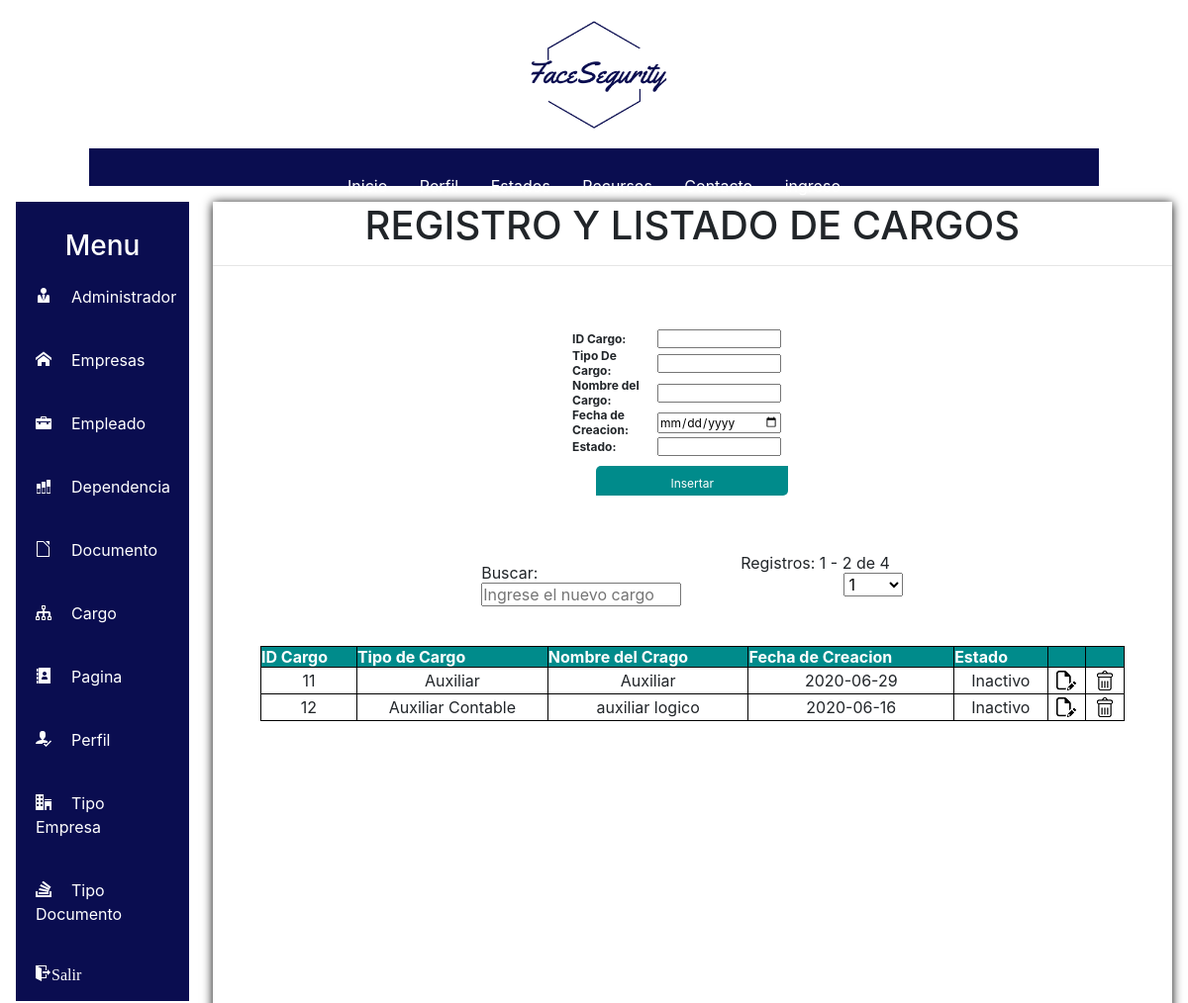
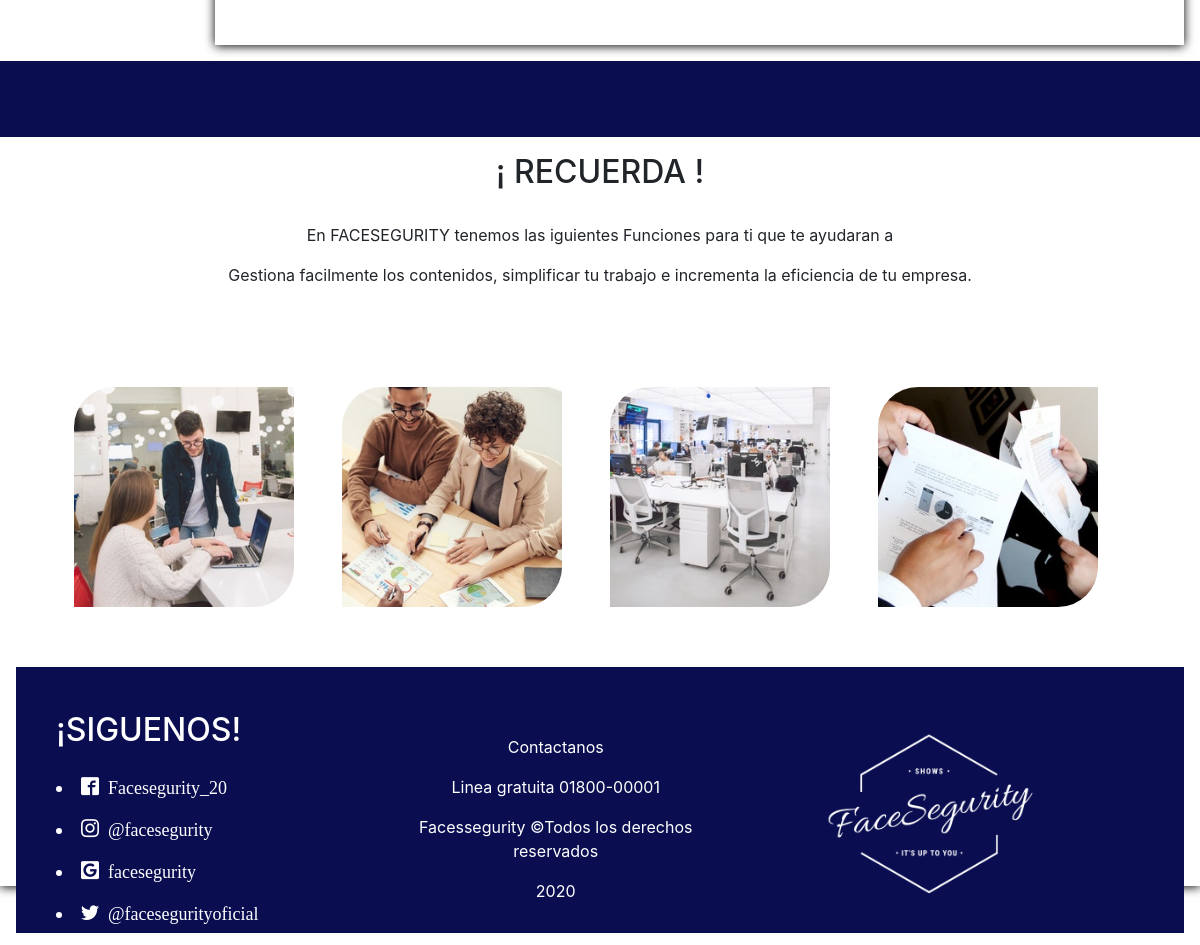
The app's page /SW_FACESEGURITY/home.php?pg=006 (signed in) with its own data (2 pictures, top to bottom).
### tables this page shows
CREATE TABLE `cargo` (
  `id_cargo` int(11) NOT NULL,
  `tip_cargo` varchar(30) NOT NULL,
  `nom_cargo` varchar(30) NOT NULL,
  `fec_cargo` date NOT NULL,
  `estado` varchar(30) NOT NULL
);

### SW_FACESEGURITY/modelo/mcargo.php (called while the page is built, shortened)
<?php
class mcargo{
	public function sel_cargo($filtro,$rvini,$rvfin){
		$resultado = null;
		$modelo = new conexion();
		$conexion = $modelo->get_conexion(); $sql = 'SELECT id_cargo, tip_cargo,nom_cargo,fec_cargo,estado FROM cargo';
		$sql .= ' LIMIT '.$rvini.', '.$rvfin.';';
		$result = $conexion->prepare($sql);
		$result->execute();
		while($f=$result->fetch()){
			$resultado[]=$f;
		}
		return $resultado;
	}
}
?>

### SW_FACESEGURITY/controlador/ccargo.php (the view, shortened to what this page needs)
<?php
include ("modelo/mcargo.php");
include ('modelo/mpaginacion.php');
	function form_registro($id_cargo){
		$txt = '';
		$txt .= '<div class="cuad">';
			$txt .= '<form name="frm1" action="#" method="POST">';
				$txt .= '<table>';
					$txt .= '<tr>';
						$txt .= '<th align="left">';
							$txt .= 'ID Cargo:';
						$txt .= '</th>';
						$txt .= '<td>';
							$txt .= '<input type="number" name="id_cargo" max="999999999999" value="'.$id_cargo.'"/>';
						$txt .= '</td>';
					$txt .= '</tr>';
					$txt .= '<tr>';
						$txt .= '<th align="left">';
							$txt .= 'Tipo De Cargo:';
						$txt .= '</th>';
						$txt .= '<td>';
							$txt .= '<input type="text" name="tip_cargo" maxlength="50" value="';
						$txt .= '"/>';
						$txt .= '</td>';
					$txt .= '</tr>';
					$txt .= '<tr>';
						$txt .= '<th align="left">';
							$txt .= 'Nombre del Cargo:';
						$txt .= '</th>';
						$txt .= '<td>';
							$txt .= '<input type="varchar" name="nom_cargo" maxlength="50" value="';
						$txt .= '"/>';
						$txt .= '</td>';
					$txt .= '</tr>';
					$txt .= '<tr>';
						$txt .= '<th align="left">';
							$txt .= 'Fecha de Creacion:';
						$txt .= '</th>';
						$txt .= '<td>';
							$txt .= '<input type="date" name="fec_cargo"  value="';
						$txt .= '"/>';
						$txt .= '</td>';
					$txt .= '</tr>';
					$txt .= '<tr>';
						$txt .= '<th align="left">';
							$txt .= 'Estado:';
						$txt .= '</th>';
						$txt .= '<td>';
							$txt .= '<input type="varchar" name="estado" maxlength="50" value="';
						$txt .= '"/>';
						$txt .= '</td>';
					$txt .= '</tr>';
					$txt .= '<tr>';
					$txt .= '<th colspan="2" style="text-align: center;">';
						$txt .= '<input type="submit" name="operacion" value="';
						if ($id_cargo)
							$txt .= 'Actualizar';
						else
							$txt .= 'Insertar';
					$txt .= '" />';
					$txt .= '</tr>';
				$txt .= '</table>';
			$txt .= '</form>';
		$txt .= '</div>';
		echo $txt;
	}
function form_mostrar($conp,$nreg,$pg,$bo,$filtro,$arc){
		$mcargo = new mcargo();
		$pa = new mpaginacion();
		$txt = '';
		$txt .= "<table>";
			$txt .= "<tr>";
				$txt .= "<td>";
					$txt .= "<form name='forfil' method='GET' action='".$arc."'>";
						$txt .= "<input type='hidden' name='pg' value='".$pg."' />";
						$txt .= "Buscar:<input type='text' name='filtro' value='".$filtro."' placeholder='Ingrese el nuevo cargo' onChange= 'this.form.submit();' />";
					$txt .= "</form>";
				$txt .= "</td>";
				$txt .= "<td align='right' style='padding-left: 10px;'>";
					$bo = "<input type='hidden' name='filtro' value='".$filtro."' />";
					$txt .= $pa->spag($conp,$nreg,$pg,$bo,$arc);
					$result = $mcargo->sel_cargo($filtro,$pa->rvalini(),$pa->rvalfin());
				$txt .= "</td>";
			$txt .= "</tr>";
		$txt .= "</table>";
		if ($result) {
		$txt .= '<div class="cuad1" style="width: 90%;">';
			$txt .= '<table width="100%" cellspacing="0px" align="center">';
				$txt .= '<tr>';
					$txt .= '<th>';
						$txt .= 'ID Cargo';
					$txt .= '</th>';
					$txt .= '<th>';
						$txt .= 'Tipo de Cargo';
					$txt .= '</th>';
					$txt .= '<th>';
						$txt .= 'Nombre del Crago';
					$txt .= '</th>';
					$txt .= '<th>';
						$txt .= 'Fecha de Creacion';
					$txt .= '</th>';
					$txt .= '<th>';
						$txt .= 'Estado';
					$txt .= '</th>';
					$txt .= '<th></th>';
					$txt .= '<th></th>';
				$txt .= '</tr>';
				foreach ($result as $f) {
				$txt .= '<tr>';
					$txt .= '<td align="center">';
						$txt .= $f["id_cargo"];
					$txt .= '</td>';
					$txt .= '<td align="center">';
						$txt .= $f["tip_cargo"];
					$txt .= '</td>';
					$txt .= '<td align="center">';
						$txt .= $f["nom_cargo"];
					$txt .= '</td>';
					$txt .= '<td align="center">';
						$txt .= $f["fec_cargo"];
					$txt .= '</td>';
					$txt .= '<td align="center">';
						$txt .= $f["estado"];
					$txt .= '</td>';
					$txt .= '<td align="center"><a href="home.php?pg=006&id_cargo='.$f["id_cargo"].'">
						<img src="img/actua.png" title="Actualizar"</a></td>';
					$txt .= '<td align="center"><a href="home.php?pg=006&del='.$f["id_cargo"].'">
						<img src="img/elemi.png" title="Eliminar"</a></td>';
				$txt .= '</tr>';
				}
			$txt .= '</table>';
		$txt .= '</div>';
		}else{
		$txt.= '<div class="cuad" style=" width": 90%;">';
		 $txt.= '<h3> No existen datos registrado en la base de datos...</h3>';
		 $txt.='</div>';
        }
		echo $txt;
	}
?>

### SW_FACESEGURITY/css/homeestilos.css (style rules this page uses)
* { margin: 0; padding: 0; }

### SW_FACESEGURITY/css/tablas.css (style rules this page uses)
.cuad1 th { border: solid 1px black; background: red; }
.cuad1 td { border: solid 1px black; padding: 3px; }
.cuad1 th { background-color: #008B8B; color: white; }
.cuad1 table { margin: 30px auto; padding: 12px auto; border: solid 1px black; border-collapse: collapse; }
.cuad1 { float: center; padding: 5px auto; margin: 5px auto; }
.cuad th { font-size: 12px; }
.cuad td { font-size: 12px; margin-bottom: 10px; box-sizing: border-box; }
input { display: block; width: 80% }
.cuad table { width: 100%; float: center; overflow-x: auto; display: flex; overflow-y: auto; }
.cuad { width: 25%; float: center; }
input[type=submit] { margin-bottom: 0px; background: #008B8B; color: white; border:none; padding: 10px; height:30px; margin: 10px auto; text-shadow: #fff; border-radius: 5px 0px 5px 0px; }

### records on screen
cargo: value "11 Auxiliar Auxiliar 2020-06-29 Inactivo"
cargo: value "12 Auxiliar Contable auxiliar logico 2020-06-16 Inactivo"

### other values on screen
$txt "ID Cargo: Tipo De Cargo: Nombre del Cargo: Fecha de Creacion: Estado:"
$txt "Registros: 1 - 2 de 4"
form field npg "1"
